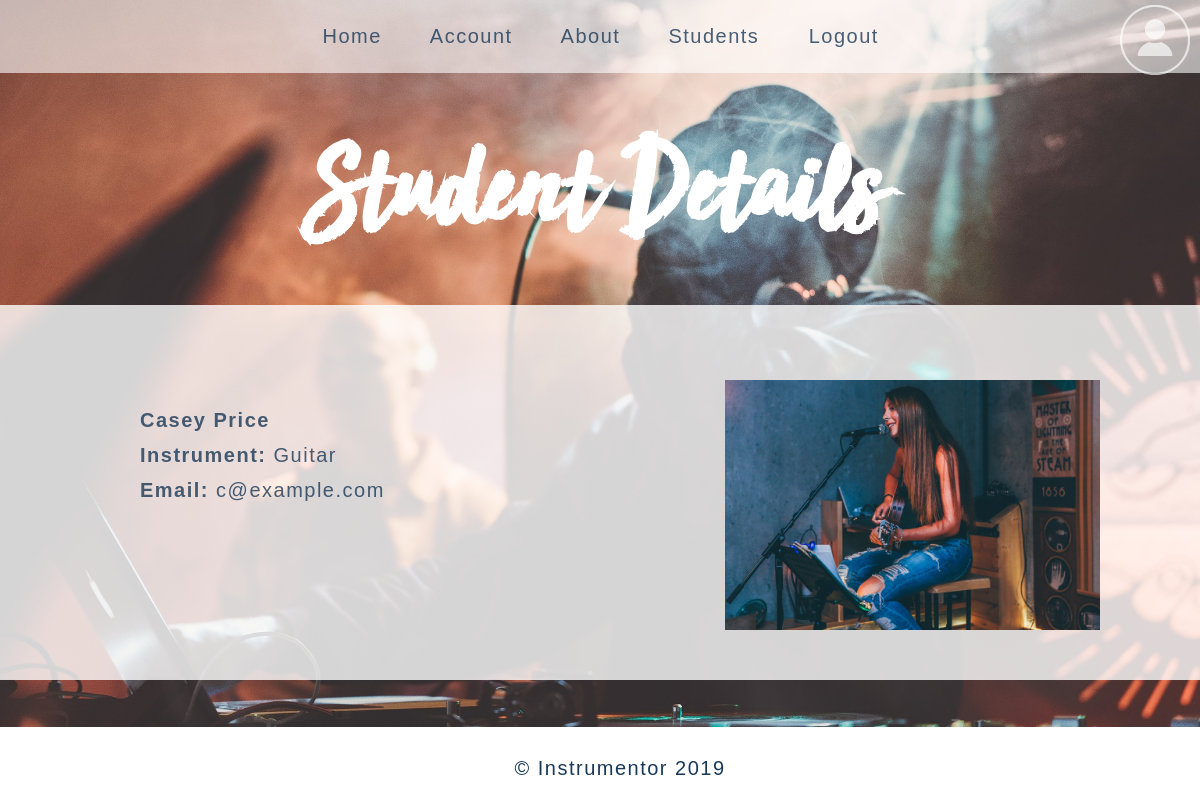
The page /home/student/3 (signed in) on the database its author committed.
### home/models.py (models this page shows, shortened)
class Student(models.Model):
    profile_pic = models.ImageField(upload_to="images/", default="concert.jpg") # pip3 install pillow
    name = models.CharField(max_length=150)
    about = models.TextField(null=True, blank=True)
    instrument_req = models.BooleanField(null=True, blank=True)
    instrument = models.ForeignKey('Instrument', on_delete=models.SET_NULL, null=True)
    user = models.OneToOneField(User, on_delete=models.CASCADE, null=False, primary_key=True)

class Instrument(models.Model):
    name = models.CharField(max_length=150)
    def __str__(self):
        return self.name

### home/views.py (the view)
# urls.py: path('student/<pk>', views.StudentDetailView.as_view(), name='student_detail'),
class StudentDetailView(generic.DetailView):
    model = Student

### home/templates/home/student_detail.html
{% include "base.html" %}
{% load static  %}
{% block header %}
  <h1 id="home">Student Details</h1>
{% endblock %}
{% block profile %}
<section class="content3">
<br>    <div class="profile_info">
      <img src="{{ student.profile_pic.url }}" id="profile"/>
    </div>
    <br>
    <div class="profile_info">
      <ul>
        <br>
        <p><b>{{student.user.first_name|capfirst}} {{student.user.last_name|capfirst}}</b></p>
        <p><b>Instrument:</b> {{ student.instrument}}</p>
        <p><b>Email:</b> {{ student.user.email}}</p>
      </ul>
      <br><br><br>
</section>
{% endblock %}

### static/style.css (style rules this page uses)
body h1 { margin: 0; font-size: 10vw; padding: 150px 10px 60px 0; line-height: 50px; font-family: 'Sun Valley'; text-align: center; color: white; }
body p { font-size: 20px; }
header p { text-align:center; }
.content3 { margin-top: 20px; color: rgba(26, 57, 88, 0.8); background-color:rgba(255, 255, 255, 0.8); width:100%; min-height: 40%; overflow: auto; }
.profile_info p { margin: 10px 20px 0 100px ; text-align: left; text-decoration:none; max-width: 550px; }
#profile { float:right; height: 250px; padding: 50px 100px 50px 0 ; }

### rows shown on the page
Student: profile_pic (picture), user.first_name "Casey", user.last_name "Price", instrument "Guitar", user.email "c@example.com"
